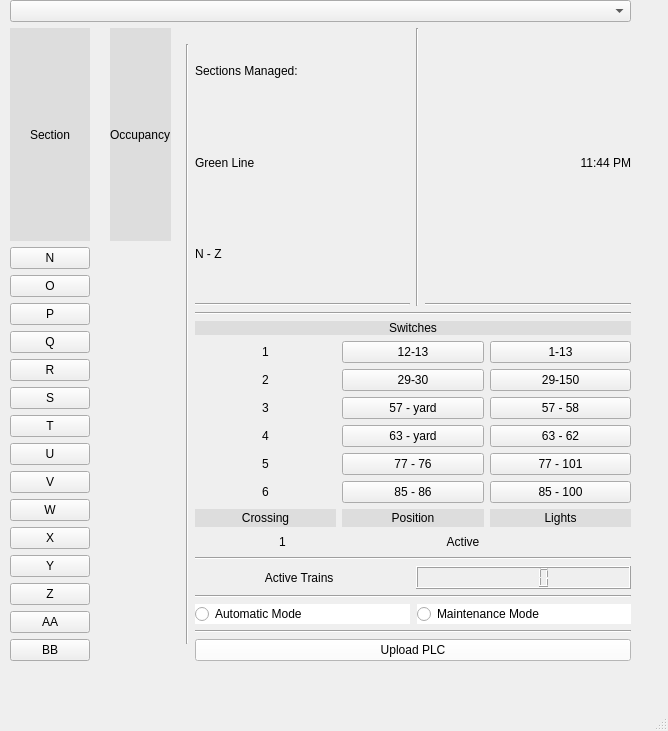
<?xml version="1.0" encoding="UTF-8"?>
<ui version="4.0">
 <class>MainWindowA</class>
 <widget class="QMainWindow" name="MainWindowA">
  <property name="geometry">
   <rect>
    <x>0</x>
    <y>0</y>
    <width>668</width>
    <height>731</height>
   </rect>
  </property>
  <property name="windowTitle">
   <string>Wayside</string>
  </property>
  <widget class="QWidget" name="centralwidget">
   <widget class="QWidget" name="verticalLayoutWidget_2">
    <property name="geometry">
     <rect>
      <x>10</x>
      <y>0</y>
      <width>621</width>
      <height>661</height>
     </rect>
    </property>
    <layout class="QVBoxLayout" name="verticalLayout_4">
     <item>
      <widget class="QComboBox" name="whichwayside">
       <property name="maximumSize">
        <size>
         <width>639</width>
         <height>16777215</height>
        </size>
       </property>
       <property name="placeholderText">
        <string>Select Wayside</string>
       </property>
       <item>
        <property name="text">
         <string>Wayside 1</string>
        </property>
       </item>
       <item>
        <property name="text">
         <string>Wayside 2</string>
        </property>
       </item>
       <item>
        <property name="text">
         <string>Wayside 3</string>
        </property>
       </item>
       <item>
        <property name="text">
         <string>Waysdie 4</string>
        </property>
       </item>
       <item>
        <property name="text">
         <string>Wayside 5</string>
        </property>
       </item>
       <item>
        <property name="text">
         <string>Wayside 6</string>
        </property>
       </item>
       <item>
        <property name="text">
         <string>Wayside 7</string>
        </property>
       </item>
       <item>
        <property name="text">
         <string>Wayside 8</string>
        </property>
       </item>
      </widget>
     </item>
     <item>
      <layout class="QHBoxLayout" name="horizontalLayout_6">
       <item>
        <layout class="QVBoxLayout" name="verticalLayout_5">
         <item>
          <layout class="QGridLayout" name="gridLayout_4">
           <property name="leftMargin">
            <number>0</number>
           </property>
           <property name="rightMargin">
            <number>9</number>
           </property>
           <property name="horizontalSpacing">
            <number>20</number>
           </property>
           <item row="2" column="0">
            <widget class="QPushButton" name="pushn">
             <property name="maximumSize">
              <size>
               <width>80</width>
               <height>16777215</height>
              </size>
             </property>
             <property name="text">
              <string>N</string>
             </property>
            </widget>
           </item>
           <item row="1" column="0">
            <widget class="QLabel" name="sectiontitle_2">
             <property name="styleSheet">
              <string notr="true">font: 700 10pt &quot;Georgia&quot;;
color: rgb(0, 0, 0);
background-color: rgb(221, 221, 221);</string>
             </property>
             <property name="text">
              <string>Section</string>
             </property>
             <property name="alignment">
              <set>Qt::AlignCenter</set>
             </property>
            </widget>
           </item>
           <item row="3" column="0">
            <widget class="QPushButton" name="pusho">
             <property name="text">
              <string>O</string>
             </property>
            </widget>
           </item>
           <item row="8" column="0">
            <widget class="QPushButton" name="pusht">
             <property name="text">
              <string>T</string>
             </property>
            </widget>
           </item>
           <item row="2" column="1">
            <widget class="QLabel" name="nicon">
             <property name="maximumSize">
              <size>
               <width>50</width>
               <height>50</height>
              </size>
             </property>
             <property name="text">
              <string/>
             </property>
             <property name="pixmap">
              <pixmap>tracks.png</pixmap>
             </property>
             <property name="scaledContents">
              <bool>true</bool>
             </property>
             <property name="alignment">
              <set>Qt::AlignCenter</set>
             </property>
            </widget>
           </item>
           <item row="4" column="0">
            <widget class="QPushButton" name="pushp">
             <property name="text">
              <string>P</string>
             </property>
            </widget>
           </item>
           <item row="15" column="0">
            <widget class="QPushButton" name="pushaa">
             <property name="text">
              <string>AA</string>
             </property>
            </widget>
           </item>
           <item row="7" column="0">
            <widget class="QPushButton" name="pushs">
             <property name="text">
              <string>S</string>
             </property>
            </widget>
           </item>
           <item row="13" column="1">
            <widget class="QLabel" name="yicon">
             <property name="maximumSize">
              <size>
               <width>50</width>
               <height>50</height>
              </size>
             </property>
             <property name="text">
              <string/>
             </property>
             <property name="pixmap">
              <pixmap>tracks.png</pixmap>
             </property>
             <property name="scaledContents">
              <bool>true</bool>
             </property>
             <property name="alignment">
              <set>Qt::AlignCenter</set>
             </property>
            </widget>
           </item>
           <item row="11" column="0">
            <widget class="QPushButton" name="pushw">
             <property name="text">
              <string>W</string>
             </property>
            </widget>
           </item>
           <item row="9" column="0">
            <widget class="QPushButton" name="pushu">
             <property name="text">
              <string>U</string>
             </property>
            </widget>
           </item>
           <item row="8" column="1">
            <widget class="QLabel" name="ticon">
             <property name="maximumSize">
              <size>
               <width>50</width>
               <height>50</height>
              </size>
             </property>
             <property name="text">
              <string/>
             </property>
             <property name="pixmap">
              <pixmap>tracks.png</pixmap>
             </property>
             <property name="scaledContents">
              <bool>true</bool>
             </property>
             <property name="alignment">
              <set>Qt::AlignCenter</set>
             </property>
            </widget>
           </item>
           <item row="6" column="0">
            <widget class="QPushButton" name="pushr">
             <property name="text">
              <string>R</string>
             </property>
            </widget>
           </item>
           <item row="5" column="1">
            <widget class="QLabel" name="qicon">
             <property name="maximumSize">
              <size>
               <width>50</width>
               <height>50</height>
              </size>
             </property>
             <property name="text">
              <string/>
             </property>
             <property name="pixmap">
              <pixmap>tracks.png</pixmap>
             </property>
             <property name="scaledContents">
              <bool>true</bool>
             </property>
             <property name="alignment">
              <set>Qt::AlignCenter</set>
             </property>
            </widget>
           </item>
           <item row="16" column="1">
            <widget class="QLabel" name="bbicon">
             <property name="maximumSize">
              <size>
               <width>50</width>
               <height>50</height>
              </size>
             </property>
             <property name="text">
              <string/>
             </property>
             <property name="pixmap">
              <pixmap>tracks.png</pixmap>
             </property>
             <property name="scaledContents">
              <bool>true</bool>
             </property>
             <property name="alignment">
              <set>Qt::AlignCenter</set>
             </property>
            </widget>
           </item>
           <item row="11" column="1">
            <widget class="QLabel" name="wicon">
             <property name="maximumSize">
              <size>
               <width>50</width>
               <height>50</height>
              </size>
             </property>
             <property name="text">
              <string/>
             </property>
             <property name="pixmap">
              <pixmap>tracks.png</pixmap>
             </property>
             <property name="scaledContents">
              <bool>true</bool>
             </property>
             <property name="alignment">
              <set>Qt::AlignCenter</set>
             </property>
            </widget>
           </item>
           <item row="10" column="1">
            <widget class="QLabel" name="vicon">
             <property name="maximumSize">
              <size>
               <width>50</width>
               <height>50</height>
              </size>
             </property>
             <property name="text">
              <string/>
             </property>
             <property name="pixmap">
              <pixmap>tracks.png</pixmap>
             </property>
             <property name="scaledContents">
              <bool>true</bool>
             </property>
             <property name="alignment">
              <set>Qt::AlignCenter</set>
             </property>
            </widget>
           </item>
           <item row="5" column="0">
            <widget class="QPushButton" name="pushq">
             <property name="text">
              <string>Q</string>
             </property>
            </widget>
           </item>
           <item row="12" column="1">
            <widget class="QLabel" name="xicon">
             <property name="maximumSize">
              <size>
               <width>50</width>
               <height>50</height>
              </size>
             </property>
             <property name="text">
              <string/>
             </property>
             <property name="pixmap">
              <pixmap>tracks.png</pixmap>
             </property>
             <property name="scaledContents">
              <bool>true</bool>
             </property>
             <property name="alignment">
              <set>Qt::AlignCenter</set>
             </property>
            </widget>
           </item>
           <item row="4" column="1">
            <widget class="QLabel" name="picon">
             <property name="maximumSize">
              <size>
               <width>50</width>
               <height>50</height>
              </size>
             </property>
             <property name="text">
              <string/>
             </property>
             <property name="pixmap">
              <pixmap>tracks.png</pixmap>
             </property>
             <property name="scaledContents">
              <bool>true</bool>
             </property>
             <property name="alignment">
              <set>Qt::AlignCenter</set>
             </property>
            </widget>
           </item>
           <item row="9" column="1">
            <widget class="QLabel" name="uicon">
             <property name="maximumSize">
              <size>
               <width>50</width>
               <height>50</height>
              </size>
             </property>
             <property name="text">
              <string/>
             </property>
             <property name="pixmap">
              <pixmap>tracks.png</pixmap>
             </property>
             <property name="scaledContents">
              <bool>true</bool>
             </property>
             <property name="alignment">
              <set>Qt::AlignCenter</set>
             </property>
            </widget>
           </item>
           <item row="15" column="1">
            <widget class="QLabel" name="aaicon">
             <property name="maximumSize">
              <size>
               <width>50</width>
               <height>50</height>
              </size>
             </property>
             <property name="text">
              <string/>
             </property>
             <property name="pixmap">
              <pixmap>tracks.png</pixmap>
             </property>
             <property name="scaledContents">
              <bool>true</bool>
             </property>
             <property name="alignment">
              <set>Qt::AlignCenter</set>
             </property>
            </widget>
           </item>
           <item row="12" column="0">
            <widget class="QPushButton" name="pushx">
             <property name="text">
              <string>X</string>
             </property>
            </widget>
           </item>
           <item row="10" column="0">
            <widget class="QPushButton" name="pushv">
             <property name="text">
              <string>V</string>
             </property>
            </widget>
           </item>
           <item row="14" column="0">
            <widget class="QPushButton" name="pushz">
             <property name="text">
              <string>Z</string>
             </property>
            </widget>
           </item>
           <item row="7" column="1">
            <widget class="QLabel" name="sicon">
             <property name="maximumSize">
              <size>
               <width>50</width>
               <height>50</height>
              </size>
             </property>
             <property name="text">
              <string/>
             </property>
             <property name="pixmap">
              <pixmap>tracks.png</pixmap>
             </property>
             <property name="scaledContents">
              <bool>true</bool>
             </property>
             <property name="alignment">
              <set>Qt::AlignCenter</set>
             </property>
            </widget>
           </item>
           <item row="13" column="0">
            <widget class="QPushButton" name="pushy">
             <property name="text">
              <string>Y</string>
             </property>
            </widget>
           </item>
           <item row="3" column="1">
            <widget class="QLabel" name="oicon">
             <property name="maximumSize">
              <size>
               <width>50</width>
               <height>50</height>
              </size>
             </property>
             <property name="text">
              <string/>
             </property>
             <property name="pixmap">
              <pixmap>tracks.png</pixmap>
             </property>
             <property name="scaledContents">
              <bool>true</bool>
             </property>
             <property name="alignment">
              <set>Qt::AlignCenter</set>
             </property>
            </widget>
           </item>
           <item row="6" column="1">
            <widget class="QLabel" name="ricon">
             <property name="maximumSize">
              <size>
               <width>50</width>
               <height>50</height>
              </size>
             </property>
             <property name="text">
              <string/>
             </property>
             <property name="pixmap">
              <pixmap>tracks.png</pixmap>
             </property>
             <property name="scaledContents">
              <bool>true</bool>
             </property>
             <property name="alignment">
              <set>Qt::AlignCenter</set>
             </property>
            </widget>
           </item>
           <item row="16" column="0">
            <widget class="QPushButton" name="pushbb">
             <property name="text">
              <string>BB</string>
             </property>
            </widget>
           </item>
           <item row="1" column="1">
            <widget class="QLabel" name="occupancylabel_2">
             <property name="styleSheet">
              <string notr="true">background-color: rgb(221, 221, 221);
font: 700 10pt &quot;Georgia&quot;;
color: rgb(0, 0, 0);</string>
             </property>
             <property name="text">
              <string>Occupancy</string>
             </property>
            </widget>
           </item>
           <item row="14" column="1">
            <widget class="QLabel" name="zicon">
             <property name="maximumSize">
              <size>
               <width>50</width>
               <height>50</height>
              </size>
             </property>
             <property name="text">
              <string/>
             </property>
             <property name="pixmap">
              <pixmap>tracks.png</pixmap>
             </property>
             <property name="scaledContents">
              <bool>true</bool>
             </property>
             <property name="alignment">
              <set>Qt::AlignCenter</set>
             </property>
            </widget>
           </item>
          </layout>
         </item>
        </layout>
       </item>
       <item>
        <widget class="Line" name="line_7">
         <property name="maximumSize">
          <size>
           <width>16777215</width>
           <height>600</height>
          </size>
         </property>
         <property name="orientation">
          <enum>Qt::Vertical</enum>
         </property>
        </widget>
       </item>
       <item>
        <layout class="QVBoxLayout" name="verticalLayout_3">
         <property name="sizeConstraint">
          <enum>QLayout::SetNoConstraint</enum>
         </property>
         <item>
          <layout class="QHBoxLayout" name="horizontalLayout_5">
           <item>
            <layout class="QVBoxLayout" name="verticalLayout">
             <item>
              <widget class="QLabel" name="label_5">
               <property name="styleSheet">
                <string notr="true">font: 700 13pt &quot;Georgia&quot;;
color: rgb(0, 0, 0);</string>
               </property>
               <property name="text">
                <string>Sections Managed:</string>
               </property>
              </widget>
             </item>
             <item>
              <widget class="QLabel" name="linelabel">
               <property name="styleSheet">
                <string notr="true">font: 700 12pt &quot;Georgia&quot;;
color: rgb(0, 0, 0);</string>
               </property>
               <property name="text">
                <string>Green Line</string>
               </property>
              </widget>
             </item>
             <item>
              <widget class="QLabel" name="sectionrangelabel">
               <property name="styleSheet">
                <string notr="true">font: 700 12pt &quot;Georgia&quot;;
color: rgb(0, 0, 0);</string>
               </property>
               <property name="text">
                <string>N - Z</string>
               </property>
              </widget>
             </item>
             <item>
              <widget class="Line" name="line_4">
               <property name="orientation">
                <enum>Qt::Horizontal</enum>
               </property>
              </widget>
             </item>
            </layout>
           </item>
           <item>
            <layout class="QHBoxLayout" name="horizontalLayout_3">
             <item>
              <widget class="Line" name="line">
               <property name="orientation">
                <enum>Qt::Vertical</enum>
               </property>
              </widget>
             </item>
             <item>
              <layout class="QVBoxLayout" name="verticalLayout_2">
               <item>
                <widget class="QLabel" name="time">
                 <property name="styleSheet">
                  <string notr="true">font: 700 18pt &quot;Segoe UI&quot;;
color: rgb(0, 0, 0);</string>
                 </property>
                 <property name="text">
                  <string>11:44 PM</string>
                 </property>
                 <property name="alignment">
                  <set>Qt::AlignRight|Qt::AlignTrailing|Qt::AlignVCenter</set>
                 </property>
                </widget>
               </item>
               <item>
                <widget class="Line" name="line_6">
                 <property name="orientation">
                  <enum>Qt::Horizontal</enum>
                 </property>
                </widget>
               </item>
              </layout>
             </item>
            </layout>
           </item>
          </layout>
         </item>
         <item>
          <layout class="QVBoxLayout" name="verticalLayout_9">
           <item>
            <widget class="Line" name="line_2">
             <property name="orientation">
              <enum>Qt::Horizontal</enum>
             </property>
            </widget>
           </item>
           <item>
            <layout class="QVBoxLayout" name="verticalLayout_8">
             <item>
              <widget class="QLabel" name="label_19">
               <property name="styleSheet">
                <string notr="true">background-color: rgb(221, 221, 221);
font: 700 12pt &quot;Georgia&quot;;
color: rgb(0, 0, 0);</string>
               </property>
               <property name="text">
                <string>Switches</string>
               </property>
               <property name="alignment">
                <set>Qt::AlignCenter</set>
               </property>
              </widget>
             </item>
             <item>
              <layout class="QHBoxLayout" name="horizontalLayout_12">
               <item>
                <widget class="QLabel" name="label_16">
                 <property name="styleSheet">
                  <string notr="true">font: 700 10pt &quot;Georgia&quot;;
color: rgb(0, 0, 0);</string>
                 </property>
                 <property name="text">
                  <string>1</string>
                 </property>
                 <property name="alignment">
                  <set>Qt::AlignCenter</set>
                 </property>
                </widget>
               </item>
               <item>
                <widget class="QPushButton" name="gate10">
                 <property name="text">
                  <string>12-13</string>
                 </property>
                 <property name="checkable">
                  <bool>false</bool>
                 </property>
                </widget>
               </item>
               <item>
                <widget class="QPushButton" name="gate11">
                 <property name="text">
                  <string>1-13</string>
                 </property>
                </widget>
               </item>
              </layout>
             </item>
             <item>
              <layout class="QHBoxLayout" name="horizontalLayout_7">
               <item>
                <widget class="QLabel" name="label_17">
                 <property name="styleSheet">
                  <string notr="true">font: 700 10pt &quot;Georgia&quot;;
color: rgb(0, 0, 0);</string>
                 </property>
                 <property name="text">
                  <string>2</string>
                 </property>
                 <property name="alignment">
                  <set>Qt::AlignCenter</set>
                 </property>
                </widget>
               </item>
               <item>
                <widget class="QPushButton" name="gate20">
                 <property name="text">
                  <string>29-30</string>
                 </property>
                 <property name="checkable">
                  <bool>false</bool>
                 </property>
                </widget>
               </item>
               <item>
                <widget class="QPushButton" name="gate21">
                 <property name="text">
                  <string>29-150</string>
                 </property>
                </widget>
               </item>
              </layout>
             </item>
             <item>
              <layout class="QHBoxLayout" name="horizontalLayout_8">
               <item>
                <widget class="QLabel" name="label_20">
                 <property name="styleSheet">
                  <string notr="true">font: 700 10pt &quot;Georgia&quot;;
color: rgb(0, 0, 0);</string>
                 </property>
                 <property name="text">
                  <string>3</string>
                 </property>
                 <property name="alignment">
                  <set>Qt::AlignCenter</set>
                 </property>
                </widget>
               </item>
               <item>
                <widget class="QPushButton" name="gate30">
                 <property name="text">
                  <string>57 - yard</string>
                 </property>
                 <property name="checkable">
                  <bool>false</bool>
                 </property>
                </widget>
               </item>
               <item>
                <widget class="QPushButton" name="gate31">
                 <property name="text">
                  <string>57 - 58</string>
                 </property>
                </widget>
               </item>
              </layout>
             </item>
             <item>
              <layout class="QHBoxLayout" name="horizontalLayout_9">
               <item>
                <widget class="QLabel" name="label_21">
                 <property name="styleSheet">
                  <string notr="true">font: 700 10pt &quot;Georgia&quot;;
color: rgb(0, 0, 0);</string>
                 </property>
                 <property name="text">
                  <string>4</string>
                 </property>
                 <property name="alignment">
                  <set>Qt::AlignCenter</set>
                 </property>
                </widget>
               </item>
               <item>
                <widget class="QPushButton" name="gate40">
                 <property name="text">
                  <string>63 - yard</string>
                 </property>
                 <property name="checkable">
                  <bool>false</bool>
                 </property>
                </widget>
               </item>
               <item>
                <widget class="QPushButton" name="gate41">
                 <property name="text">
                  <string>63 - 62</string>
                 </property>
                </widget>
               </item>
              </layout>
             </item>
             <item>
              <layout class="QHBoxLayout" name="horizontalLayout_10">
               <item>
                <widget class="QLabel" name="label_22">
                 <property name="styleSheet">
                  <string notr="true">font: 700 10pt &quot;Georgia&quot;;
color: rgb(0, 0, 0);</string>
                 </property>
                 <property name="text">
                  <string>5</string>
                 </property>
                 <property name="alignment">
                  <set>Qt::AlignCenter</set>
                 </property>
                </widget>
               </item>
               <item>
                <widget class="QPushButton" name="gate50">
                 <property name="text">
                  <string>77 - 76</string>
                 </property>
                 <property name="checkable">
                  <bool>false</bool>
                 </property>
                </widget>
               </item>
               <item>
                <widget class="QPushButton" name="gate51">
                 <property name="text">
                  <string>77 - 101</string>
                 </property>
                </widget>
               </item>
              </layout>
             </item>
             <item>
              <layout class="QHBoxLayout" name="horizontalLayout_13">
               <item>
                <widget class="QLabel" name="label_23">
                 <property name="styleSheet">
                  <string notr="true">font: 700 10pt &quot;Georgia&quot;;
color: rgb(0, 0, 0);</string>
                 </property>
                 <property name="text">
                  <string>6</string>
                 </property>
                 <property name="alignment">
                  <set>Qt::AlignCenter</set>
                 </property>
                </widget>
               </item>
               <item>
                <widget class="QPushButton" name="gate60">
                 <property name="text">
                  <string>85 - 86</string>
                 </property>
                 <property name="checkable">
                  <bool>false</bool>
                 </property>
                </widget>
               </item>
               <item>
                <widget class="QPushButton" name="gate61">
                 <property name="text">
                  <string>85 - 100</string>
                 </property>
                </widget>
               </item>
              </layout>
             </item>
            </layout>
           </item>
           <item>
            <layout class="QHBoxLayout" name="horizontalLayout_26">
             <item>
              <widget class="QLabel" name="label_50">
               <property name="styleSheet">
                <string notr="true">background-color: rgb(221, 221, 221);
font: 700 12pt &quot;Georgia&quot;;
color: rgb(0, 0, 0);</string>
               </property>
               <property name="text">
                <string>Crossing</string>
               </property>
               <property name="alignment">
                <set>Qt::AlignCenter</set>
               </property>
              </widget>
             </item>
             <item>
              <widget class="QLabel" name="label_51">
               <property name="styleSheet">
                <string notr="true">font: 700 12pt &quot;Georgia&quot;;
color: rgb(0, 0, 0);
background-color: rgb(221, 221, 221);</string>
               </property>
               <property name="text">
                <string>Position</string>
               </property>
               <property name="alignment">
                <set>Qt::AlignCenter</set>
               </property>
              </widget>
             </item>
             <item>
              <widget class="QLabel" name="label_52">
               <property name="maximumSize">
                <size>
                 <width>16777215</width>
                 <height>48</height>
                </size>
               </property>
               <property name="styleSheet">
                <string notr="true">font: 700 12pt &quot;Georgia&quot;;
color: rgb(0, 0, 0);
background-color: rgb(221, 221, 221);</string>
               </property>
               <property name="text">
                <string>Lights</string>
               </property>
               <property name="alignment">
                <set>Qt::AlignCenter</set>
               </property>
              </widget>
             </item>
            </layout>
           </item>
           <item>
            <layout class="QHBoxLayout" name="horizontalLayout_20">
             <item>
              <widget class="QLabel" name="label_53">
               <property name="styleSheet">
                <string notr="true">font: 700 10pt &quot;Georgia&quot;;
color: rgb(0, 0, 0);</string>
               </property>
               <property name="text">
                <string>1</string>
               </property>
               <property name="alignment">
                <set>Qt::AlignCenter</set>
               </property>
              </widget>
             </item>
             <item>
              <widget class="QLabel" name="gatepositiona">
               <property name="styleSheet">
                <string notr="true">font: 9pt &quot;Georgia&quot;;
color: rgb(0, 0, 0);</string>
               </property>
               <property name="frameShadow">
                <enum>QFrame::Plain</enum>
               </property>
               <property name="text">
                <string>Active</string>
               </property>
               <property name="alignment">
                <set>Qt::AlignCenter</set>
               </property>
              </widget>
             </item>
             <item>
              <layout class="QHBoxLayout" name="horizontalLayout_27">
               <item>
                <widget class="QLabel" name="reda">
                 <property name="maximumSize">
                  <size>
                   <width>21</width>
                   <height>21</height>
                  </size>
                 </property>
                 <property name="text">
                  <string/>
                 </property>
                 <property name="pixmap">
                  <pixmap>greenlight.png</pixmap>
                 </property>
                 <property name="scaledContents">
                  <bool>true</bool>
                 </property>
                </widget>
               </item>
               <item>
                <widget class="QLabel" name="yellowa">
                 <property name="maximumSize">
                  <size>
                   <width>21</width>
                   <height>21</height>
                  </size>
                 </property>
                 <property name="text">
                  <string/>
                 </property>
                 <property name="pixmap">
                  <pixmap>offlight.png</pixmap>
                 </property>
                 <property name="scaledContents">
                  <bool>true</bool>
                 </property>
                </widget>
               </item>
               <item>
                <widget class="QLabel" name="greena">
                 <property name="maximumSize">
                  <size>
                   <width>21</width>
                   <height>21</height>
                  </size>
                 </property>
                 <property name="text">
                  <string/>
                 </property>
                 <property name="pixmap">
                  <pixmap>offlight.png</pixmap>
                 </property>
                 <property name="scaledContents">
                  <bool>true</bool>
                 </property>
                </widget>
               </item>
              </layout>
             </item>
            </layout>
           </item>
           <item>
            <widget class="Line" name="line_5">
             <property name="orientation">
              <enum>Qt::Horizontal</enum>
             </property>
            </widget>
           </item>
           <item>
            <layout class="QHBoxLayout" name="horizontalLayout_16">
             <item>
              <widget class="QLabel" name="activetrainlabel">
               <property name="styleSheet">
                <string notr="true">font: 700 10pt &quot;Georgia&quot;;
color: rgb(0, 0, 0);</string>
               </property>
               <property name="text">
                <string>Active Trains  </string>
               </property>
               <property name="alignment">
                <set>Qt::AlignCenter</set>
               </property>
              </widget>
             </item>
             <item>
              <widget class="QLCDNumber" name="activetrains"/>
             </item>
            </layout>
           </item>
          </layout>
         </item>
         <item>
          <widget class="Line" name="line_8">
           <property name="orientation">
            <enum>Qt::Horizontal</enum>
           </property>
          </widget>
         </item>
         <item>
          <layout class="QHBoxLayout" name="horizontalLayout_4">
           <property name="spacing">
            <number>7</number>
           </property>
           <property name="bottomMargin">
            <number>0</number>
           </property>
           <item>
            <widget class="QRadioButton" name="automaticmode">
             <property name="maximumSize">
              <size>
               <width>16777215</width>
               <height>26</height>
              </size>
             </property>
             <property name="styleSheet">
              <string notr="true">font: 700 10pt &quot;Georgia&quot;;
color: rgb(0, 0, 0);
background-color: rgb(255, 255, 255);</string>
             </property>
             <property name="text">
              <string>Automatic Mode</string>
             </property>
            </widget>
           </item>
           <item>
            <widget class="QRadioButton" name="maintenancemode">
             <property name="styleSheet">
              <string notr="true">font: 700 10pt &quot;Georgia&quot;;
color: rgb(0, 0, 0);
background-color: rgb(255, 255, 255);</string>
             </property>
             <property name="text">
              <string>Maintenance Mode</string>
             </property>
            </widget>
           </item>
          </layout>
         </item>
         <item>
          <widget class="Line" name="line_3">
           <property name="orientation">
            <enum>Qt::Horizontal</enum>
           </property>
          </widget>
         </item>
         <item>
          <widget class="QPushButton" name="trackconfiguration">
           <property name="styleSheet">
            <string notr="true">font: 9pt &quot;Georgia&quot;;
color: rgb(0, 0, 0);
background-color: rgb(255, 255, 255);</string>
           </property>
           <property name="text">
            <string>Upload PLC</string>
           </property>
          </widget>
         </item>
        </layout>
       </item>
      </layout>
     </item>
    </layout>
   </widget>
  </widget>
  <widget class="QMenuBar" name="menubar">
   <property name="geometry">
    <rect>
     <x>0</x>
     <y>0</y>
     <width>668</width>
     <height>25</height>
    </rect>
   </property>
  </widget>
  <widget class="QStatusBar" name="statusbar"/>
 </widget>
 <resources/>
 <connections/>
</ui>
